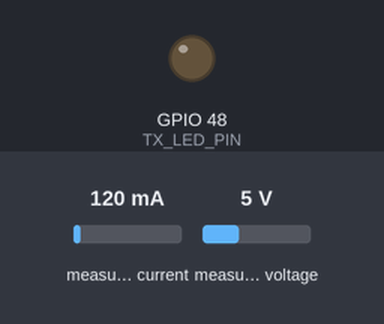
This sketch was run on a simulated ESP32-S3. Parts: output pins drawn as LEDs (lit = HIGH). The inputs (shaded band) are chosen by the test bench; at power-on: measured current 120 mA, measured voltage 5 V. The local clock reads 2024-03-15 10:24:30 at power-on unless the sketch sets it; no radio packets arrive unless stated; what the sketch prints to the serial monitor is not drawn.

Above: at 2.2 s.
2.3 s: measured current set to 40 mA
At 5.13 s:
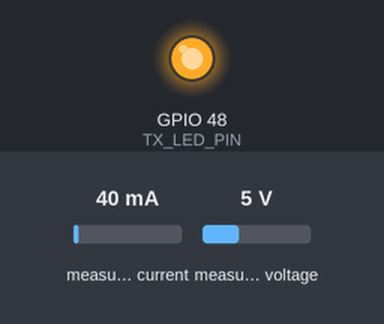
6.6 s: measured voltage set to 0.3 V
Timing chart, 0 to 14.7 s (numbered marks = the images above; inputs shaded):
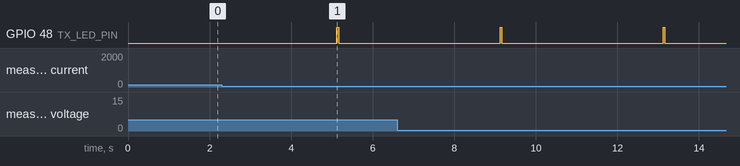

The sketch:

TX_INA_Plaintext_GMT7_Local.ino
```cpp
#include <Arduino.h>
#include <SPI.h>
#include <Wire.h>
#include <LoRa.h>
#include <Adafruit_INA219.h>
#include <cstring>
#include <time.h>
#include <sys/time.h>

// =============================================================
// TX: INA219 -> plaintext sensor -> LoRa packet
// Tanpa Xoodyak, tanpa nonce, tanpa ciphertext, tanpa tag.
// Payload dikirim langsung dalam format key=value dipisah ';'.
// =============================================================

// -----------------------
// Pin LoRa ESP32-S3
// -----------------------
#define LORA_SCK   12
#define LORA_MISO  13
#define LORA_MOSI  11
#define LORA_SS    10
#define LORA_RST   5
#define LORA_DIO0  4

// Samakan frekuensi TX dan RX. Kalau modul Anda pakai 439 MHz, ubah dua-duanya.
#define LORA_FREQ  435E6

// -----------------------
// Pin I2C INA219
// -----------------------
#define I2C_SDA 8
#define I2C_SCL 9

// -----------------------
// LED indikator pengiriman
// -----------------------
#ifndef LED_BUILTIN
#define LED_BUILTIN 48
#endif
#define TX_LED_PIN LED_BUILTIN

// -----------------------
// Konfigurasi aplikasi
// -----------------------
#define NODE_ID "K1"
#define SEND_INTERVAL_MS 4000UL

Adafruit_INA219 ina219;

uint32_t packetCounter = 0;
unsigned long nextSendMs = 0;
bool txHeaderPrinted = false;

int monthFromText(const char *mon) {
  if (strcmp(mon, "Jan") == 0) return 0;
  if (strcmp(mon, "Feb") == 0) return 1;
  if (strcmp(mon, "Mar") == 0) return 2;
  if (strcmp(mon, "Apr") == 0) return 3;
  if (strcmp(mon, "May") == 0) return 4;
  if (strcmp(mon, "Jun") == 0) return 5;
  if (strcmp(mon, "Jul") == 0) return 6;
  if (strcmp(mon, "Aug") == 0) return 7;
  if (strcmp(mon, "Sep") == 0) return 8;
  if (strcmp(mon, "Oct") == 0) return 9;
  if (strcmp(mon, "Nov") == 0) return 10;
  if (strcmp(mon, "Dec") == 0) return 11;
  return 0;
}

void initClockFromCompileTimeWIB() {
  setenv("TZ", "WIB-7", 1);
  tzset();

  char monText[4] = {0};
  int day = 1, year = 2026;
  int hour = 0, minute = 0, second = 0;

  sscanf(__DATE__, "%3s %d %d", monText, &day, &year);
  sscanf(__TIME__, "%d:%d:%d", &hour, &minute, &second);

  struct tm tmCompile;
  memset(&tmCompile, 0, sizeof(tmCompile));
  tmCompile.tm_year = year - 1900;
  tmCompile.tm_mon = monthFromText(monText);
  tmCompile.tm_mday = day;
  tmCompile.tm_hour = hour;
  tmCompile.tm_min = minute;
  tmCompile.tm_sec = second;
  tmCompile.tm_isdst = 0;

  struct timeval tv;
  tv.tv_sec = mktime(&tmCompile);
  tv.tv_usec = 0;
  settimeofday(&tv, nullptr);
}

bool getTimestampWIB(char *buffer, size_t len) {
  time_t now;
  time(&now);

  struct tm timeinfo;
  if (!localtime_r(&now, &timeinfo)) {
    strncpy(buffer, "NO_TIME", len);
    buffer[len - 1] = '\0';
    return false;
  }

  strftime(buffer, len, "%Y-%m-%d %H:%M:%S", &timeinfo);
  return true;
}

String buildPlainPacket(
  uint32_t ctr,
  float voltageV,
  float currentmA,
  float powermW,
  unsigned long sentMs,
  const char *timeWIB
) {
  String payload;
  payload.reserve(128);

  payload += "ver=1;";
  payload += "node=";
  payload += NODE_ID;
  payload += ";ctr=";
  payload += String(ctr);
  payload += ";rt=";
  payload += timeWIB;
  payload += ";ts=";
  payload += String(sentMs);
  payload += ";v=";
  payload += String(voltageV, 3);
  payload += ";i=";
  payload += String(currentmA, 2);
  payload += ";p=";
  payload += String(powermW, 2);

  return payload;
}

void printTxHeader() {
  Serial.println();
  Serial.println("================================================================================================");
  Serial.println("DIR | NODE |   CTR | TIME GMT+7         |      TXms |    V(V) |    I(mA) |    P(mW) | STATUS");
  Serial.println("------------------------------------------------------------------------------------------------");
  txHeaderPrinted = true;
}

void printTxRow(
  uint32_t ctr,
  const char *timeWIB,
  unsigned long txMs,
  float voltageV,
  float currentmA,
  float powermW
) {
  if (!txHeaderPrinted) {
    printTxHeader();
  }

  char line[190];
  snprintf(
    line,
    sizeof(line),
    "%-3s | %-4s | %5lu | %-19s | %9lu | %7.3f | %8.2f | %8.2f | %s",
    "TX",
    NODE_ID,
    (unsigned long)ctr,
    timeWIB,
    txMs,
    voltageV,
    currentmA,
    powermW,
    "TERKIRIM"
  );

  Serial.println(line);
}

void blinkTxLed() {
  digitalWrite(TX_LED_PIN, HIGH);
  delay(40);
  digitalWrite(TX_LED_PIN, LOW);
}

void setup() {
  Serial.begin(115200);
  delay(1000);

  pinMode(TX_LED_PIN, OUTPUT);
  digitalWrite(TX_LED_PIN, LOW);

  initClockFromCompileTimeWIB();

  Serial.println();
  Serial.println("=== TX INA219 + LoRa Plaintext + Timestamp GMT+7 Lokal ===");
  Serial.println("Interval kirim: 4 detik.");
  Serial.println("Payload dikirim tanpa enkripsi. Gunakan hanya untuk pengujian atau jaringan yang tidak membutuhkan kerahasiaan.");

  Wire.begin(I2C_SDA, I2C_SCL);

  if (!ina219.begin()) {
    Serial.println("INA219 tidak terdeteksi. Cek SDA/SCL/VCC/GND.");
    while (true) delay(1000);
  }

  ina219.setCalibration_32V_2A();
  Serial.println("INA219 siap.");

  SPI.begin(LORA_SCK, LORA_MISO, LORA_MOSI, LORA_SS);
  LoRa.setPins(LORA_SS, LORA_RST, LORA_DIO0);

  if (!LoRa.begin(LORA_FREQ)) {
    Serial.println("LoRa init gagal. Cek wiring, power 3.3V, antena, dan frekuensi.");
    while (true) delay(1000);
  }

  LoRa.setSpreadingFactor(7);
  LoRa.setSignalBandwidth(125E3);
  LoRa.setCodingRate4(5);
  LoRa.setTxPower(17);
  LoRa.enableCrc();

  Serial.println("LoRa TX plaintext siap.");
  printTxHeader();
}

void loop() {
  const unsigned long nowMs = millis();

  if (nextSendMs == 0) {
    nextSendMs = nowMs + SEND_INTERVAL_MS;
    return;
  }

  if ((long)(nowMs - nextSendMs) < 0) {
    return;
  }

  do {
    nextSendMs += SEND_INTERVAL_MS;
  } while ((long)(nowMs - nextSendMs) >= 0);

  packetCounter++;

  char timeWIB[24];
  getTimestampWIB(timeWIB, sizeof(timeWIB));

  const float shuntVoltage_mV = ina219.getShuntVoltage_mV();
  const float busVoltage_V = ina219.getBusVoltage_V();
  const float current_mA = ina219.getCurrent_mA();
  const float power_mW = ina219.getPower_mW();
  const float loadVoltage_V = busVoltage_V + (shuntVoltage_mV / 1000.0);

  const String packet = buildPlainPacket(
    packetCounter,
    loadVoltage_V,
    current_mA,
    power_mW,
    nowMs,
    timeWIB
  );

  LoRa.beginPacket();
  LoRa.print(packet);
  LoRa.endPacket();

  blinkTxLed();

  printTxRow(packetCounter, timeWIB, nowMs, loadVoltage_V, current_mA, power_mW);
  Serial.print("PLAIN_TX | ");
  Serial.println(packet);
  Serial.print("RAW_TX | ");
  Serial.println(packet);
}
```

Measured:
- by itself, GPIO 48 (TX_LED_PIN): alternates HIGH for 0.04 s and LOW for 4.0 s
